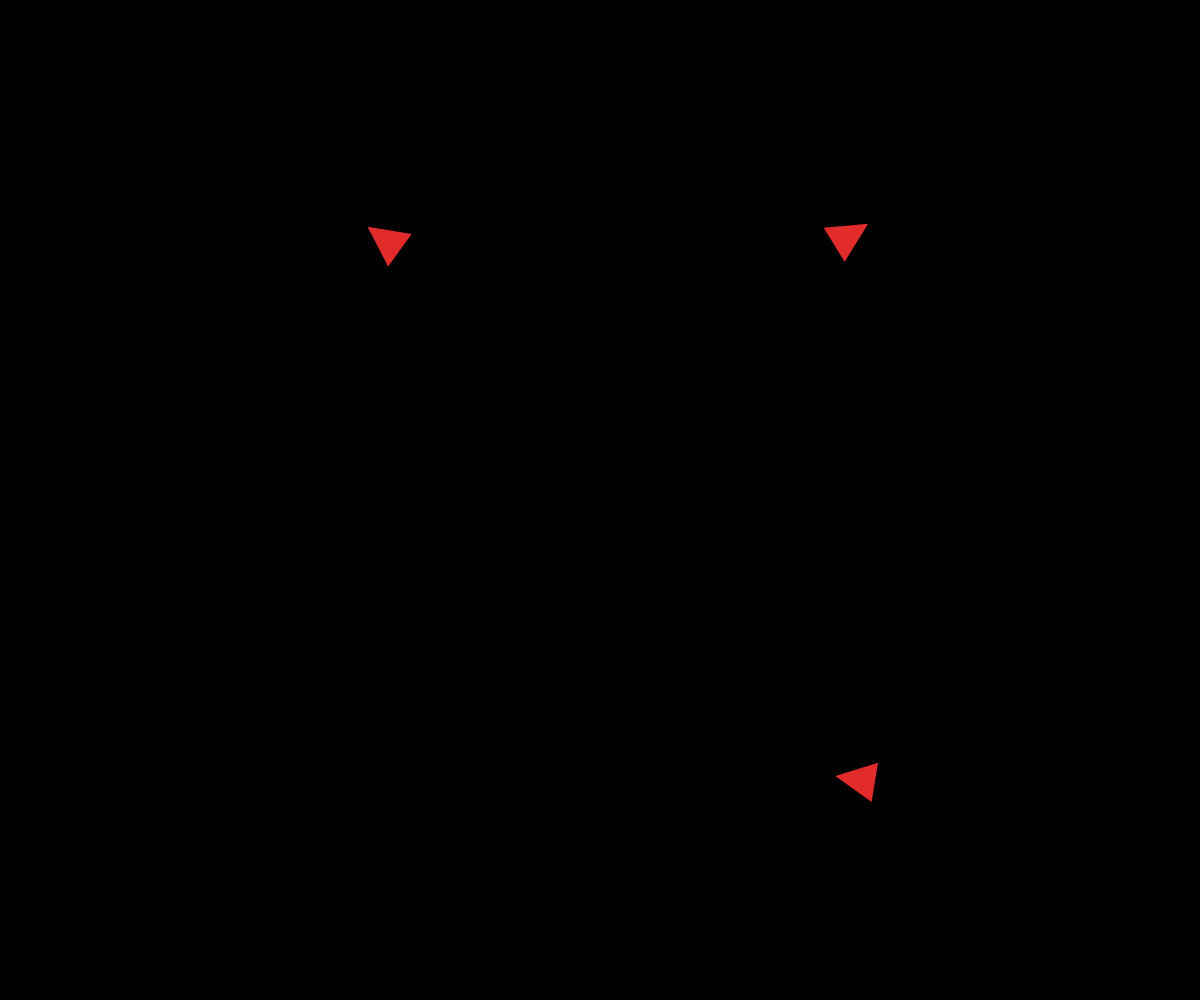
Frame 1 (no input)
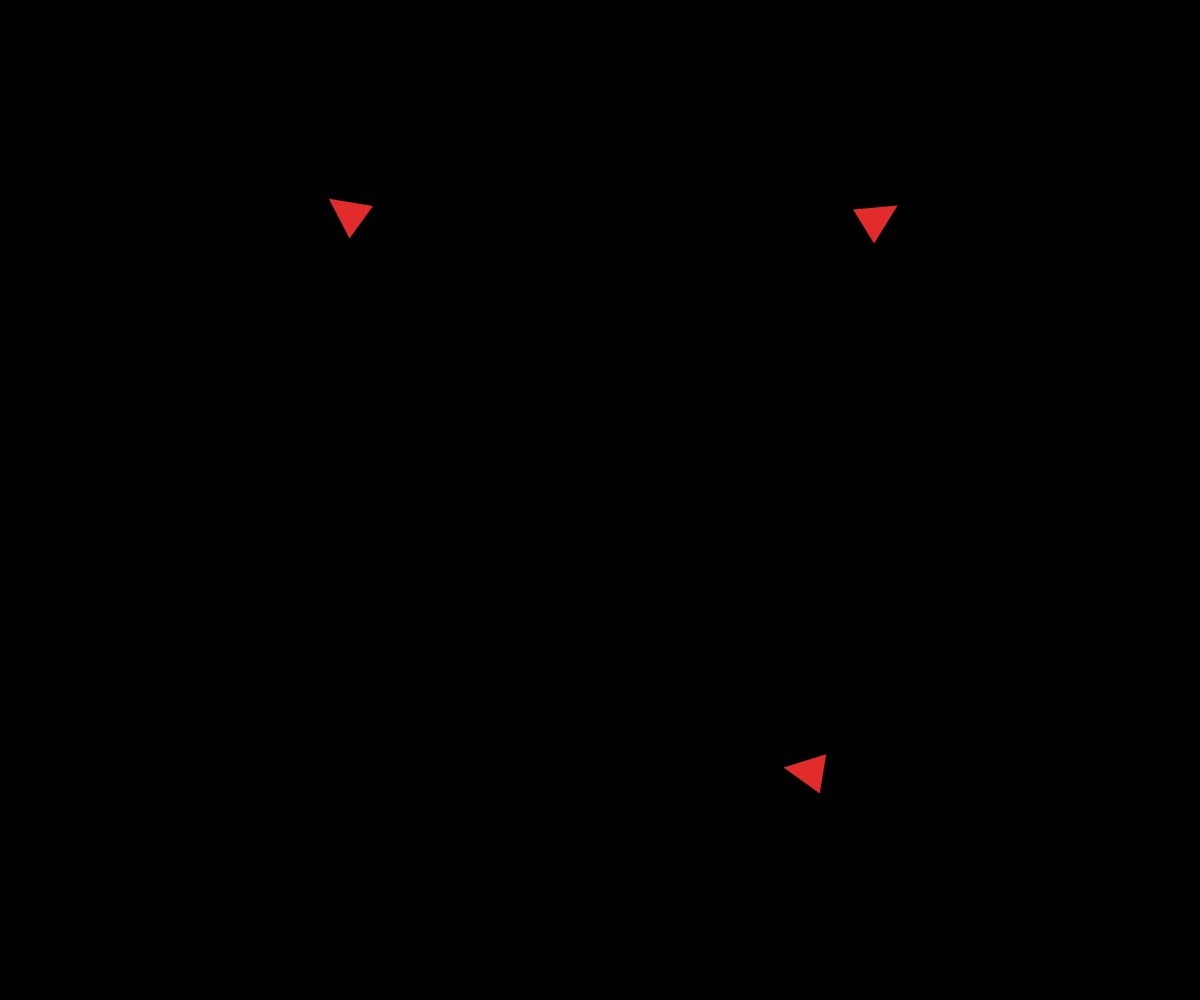
Frame 60 (no input)
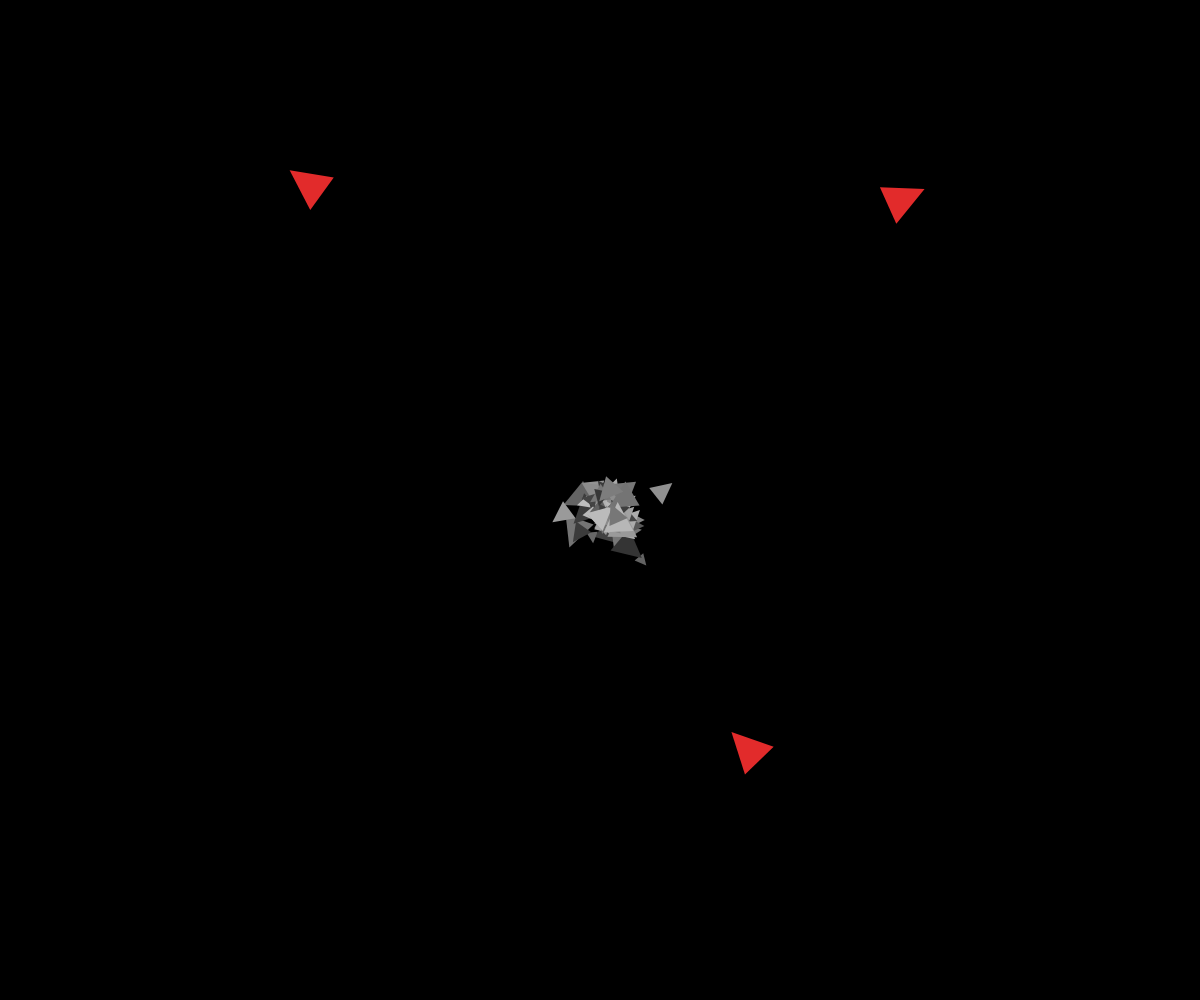
Frame 120 (the mouse pressed at the canvas centre since frame 60)

The p5.js sketch that drew these frames (run headless with seeded random() and noise() and a simulated clock; from frame 60 on, the mouse is pressed at the canvas centre):

// p5.js sketch
// ── sketch.js
let boids = [];
let predators = [];


function setup() {
  createCanvas(windowWidth, windowHeight);
  background(0);
  for (let i =0; i<3; i++) {
    const p = new Predator(random(width), random(height), 40)
    predators.push(p)
  }
  
}

function draw() {
  background(0);
  if (mouseIsPressed) {
    let tempBoid = new Boid(
      mouseX + random(20),
      mouseY + random(20),
      random(10, 30)
    );
    boids.push(tempBoid);
  }

  for (let i = 0; i < boids.length; i++) {
    let b = boids[i];
    if (b.intersects(predators)) {
      boids.splice(i,1)
    }
    b.applyBehavior(boids, predators);
    b.update();
    b.checkEdges();
    b.display();    
  }

  for (let j =0; j<predators.length; j++) {
    let p = predators[j]
    p.applyBehavior(boids)
    p.update()
    p.checkEdges()
    p.display()
  }
 
  

}

/*
function addBoid(array) {
  while (array.length < 7) {
    let tempBoid = new Boid(
      mouseX + random(200),
      mouseY + random(200),
      random(20, 50)
    );
    let overlap = false;
    for (let i = 0; i < array.length; i++) {
      if (tempBoid.intersects(array[i])) {
        overlap = true;
      }
    }

    if (!overlap) {
      array.push(tempBoid);
    }
  }
}
*/

// ── boid.js
function Boid(x, y, rad) {
  this.loc = new p5.Vector(x, y);
  this.acc = new p5.Vector(0, 0);
  this.vel = new p5.Vector(random(-1, 1), random(-1, 1));
  this.r = rad;
  this.c = (255, random(50, 200));
  this.maxspeed = 3;
  this.maxforce = 0.05;
}

Boid.prototype.separate = function(others, desiredDistance) {
  const desiredDist = desiredDistance;
  let sum = new p5.Vector(0, 0);
  let count = 0;

  for (let i = 0; i < others.length; i++) {
    let distance = p5.Vector.dist(this.loc, others[i].loc);

    if (distance > 0 && distance < desiredDist) {
      let diff = new p5.Vector.sub(this.loc, others[i].loc);
      diff.normalize();
      sum.add(diff);
      count += 1;
    }
  }

  if (count > 0) {
    sum.div(count);
    sum.normalize();
    sum.mult(this.maxspeed);
    let steer = p5.Vector.sub(sum, this.vel);
    steer.limit(this.maxforce);
    return steer;
  } else {
    return new p5.Vector(0, 0);
  }
};

Boid.prototype.seek = function(others) {
  const perceptionRadius = 10 * this.r;
  let sum = new p5.Vector(0, 0);
  let count = 0;

  for (let i = 0; i < others.length; i++) {
    let distance = p5.Vector.dist(this.loc, others[i].loc);

    if (distance > 0 && distance < perceptionRadius) {
      sum.add(others[i].vel);
      count += 1;
    }
  }

  if (count > 0) {
    sum.div(count);
    sum.normalize();
    sum.mult(this.maxspeed);
    let steer = p5.Vector.sub(sum, this.vel);
    console.log(steer);
    steer.limit(this.maxforce);
    return steer;
  } else {
    return new p5.Vector(0, 0);
  }
};

Boid.prototype.cohesion = function(others) {
  const perceptionRadius = 10 * this.r;
  let sum = new p5.Vector(0, 0);
  let count = 0;

  for (let i = 0; i < others.length; i++) {
    let distance = p5.Vector.dist(this.loc, others[i].loc);

    if (distance > 0 && distance < perceptionRadius) {
      sum.add(others[i].loc);
      count += 1;
    }
  }

  if (count > 0) {
    sum.div(count);
    let desired = new p5.Vector.sub(sum, this.loc);
    desired.normalize();
    desired.mult(this.maxspeed);
    let steer = p5.Vector.sub(desired, this.vel);
    steer.limit(this.maxforce);
    return steer;
  } else {
    return new p5.Vector(0, 0);
  }
};

Boid.prototype.applyForce = function(force) {
  // Force = mass * acceleration
  let fAcc = new p5.Vector.div(force, this.r * 2);
  this.acc.add(fAcc);
};

Boid.prototype.update = function() {
  this.vel.add(this.acc);
  this.loc.add(this.vel);
  this.vel.limit(this.maxspeed);
  this.acc.mult(0);
};

Boid.prototype.display = function() {
  fill(this.c);
  noStroke();
  push();
  translate(this.loc.x, this.loc.y);
  rotate(this.vel.heading() + radians(90));
  beginShape();
  vertex(this.r / 2, 0);
  vertex(this.r, this.r);
  vertex(0, this.r);
  endShape(CLOSE);
  pop();
};

Boid.prototype.checkEdges = function() {
  if (this.loc.x > width) {
    this.loc.x = this.r;
  } else if (this.loc.x < 0) {
    this.loc.x = width - this.r;
  } else if (this.loc.y > height) {
    this.loc.y = this.r;
  } else if (this.loc.y < 0) {
    this.loc.y = height - this.r;
  }
};

Boid.prototype.applyBehavior = function(others, predator) {
  let separateForce = this.separate(others);
  let fleeingForce = this.separate(predator, 200);
  let seekForce = this.seek(others);
  let cohesionForce = this.cohesion(others);
  separateForce.mult(0.7);
  fleeingForce.mult(15);
  seekForce.mult(1.2);
  cohesionForce.mult(1.9);
  this.applyForce(seekForce);
  this.applyForce(fleeingForce);
  this.applyForce(separateForce);
  this.applyForce(cohesionForce);
};


Boid.prototype.intersects = function(others) {
    for (let i=0; i<others.length; i++) {
        let o = others[i]
        let distanceVector = new p5.Vector.sub(this.loc, o.loc);
        if (distanceVector.mag() <  this.r+o.r) {
          return true;
        } else {
          return false;
        }
    }
}


// ── predator.js
function Predator(x,y,r) {
  Boid.call(this, x, y, r);
  this.c = color(226, 43, 43);
  this.maxspeed = 4
  this.maxforce = 0.5
  
}

Predator.prototype = Object.create(Boid.prototype);
Predator.prototype.constructor = Predator;

Predator.prototype.applyBehavior = function(others) {
  let chasingForce = this.cohesion(others);
  chasingForce.mult(3);
  this.applyForce(chasingForce);
};
